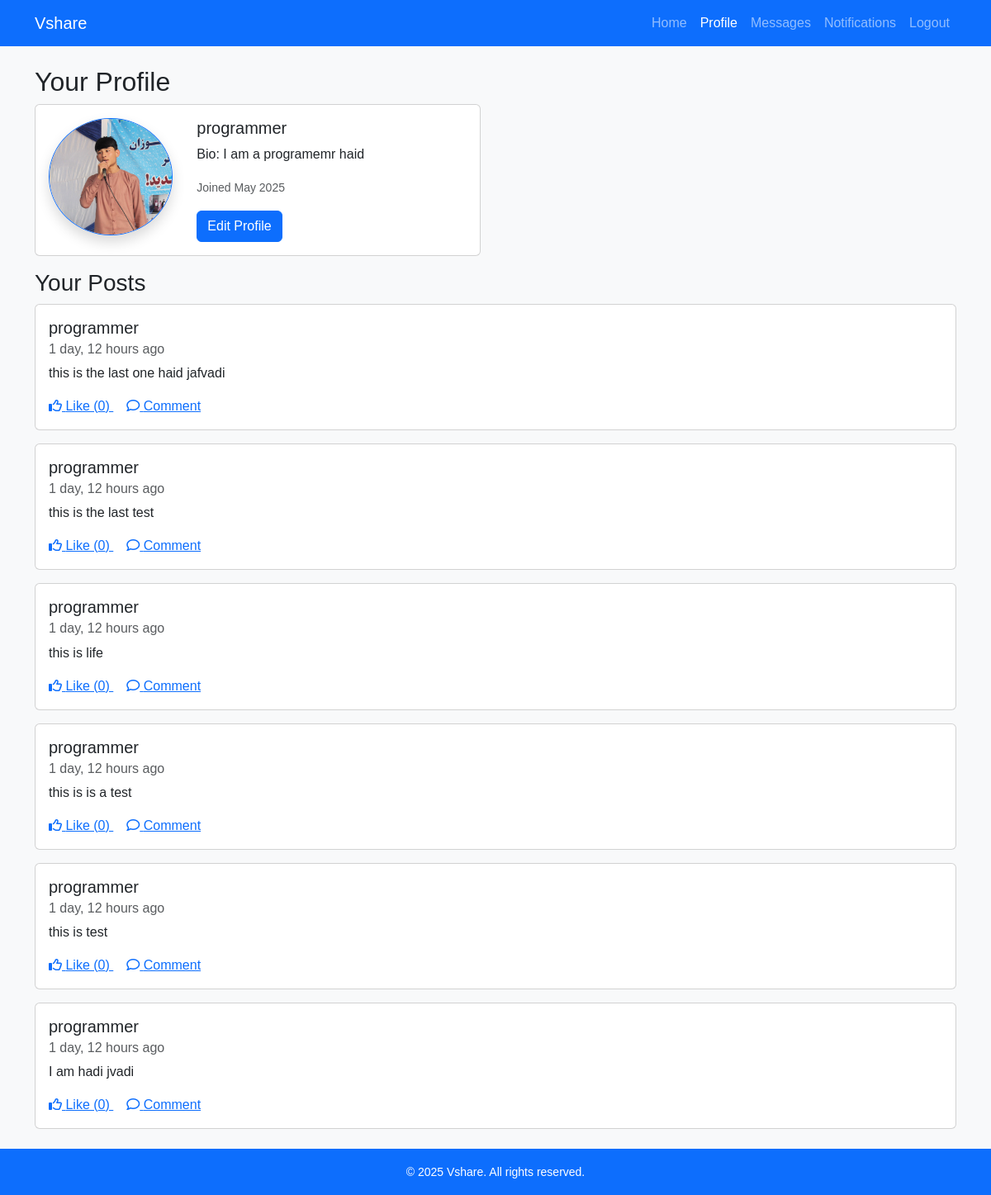
/profile/ (signed in), run on the app's committed database.
### main/models.py (models this page shows, shortened)
class UserProfile(models.Model):
    user = models.OneToOneField(User, on_delete=models.CASCADE, related_name='profile')
    bio = models.TextField(blank=True)
    joined = models.DateTimeField(auto_now_add=True)
    profile_image = models.ImageField(upload_to='profile_images/', blank=True, null=True)

### main/models_post_like_fixed.py (models this page shows, shortened)
class Post(models.Model):
    author = models.ForeignKey(User, on_delete=models.CASCADE, related_name='posts')
    content = models.TextField()
    created_at = models.DateTimeField(auto_now_add=True)
    likes = models.ManyToManyField(User, related_name='liked_posts', blank=True)
    def total_likes(self):
        return self.likes.count()

### main/views_post_like.py (the view)
# urls.py: path('profile/', views_post_like.profile, name='profile'),
@login_required
def profile(request):
    user = request.user
    try:
        profile = user.profile
    except UserProfile.DoesNotExist:
        profile = None
    posts = Post.objects.filter(author=user).order_by('-created_at')
    for post in posts:
        post.user_has_liked = post.likes.filter(id=user.id).exists()
    return render(request, 'profile.html', {'profile': profile, 'posts': posts})

### main/context_processors.py (called while the page is built)
def unread_message_count(request):
    if request.user.is_authenticated:
        count = Message.objects.filter(receiver=request.user, is_read=False).count()
    else:
        count = 0
    return {'unread_message_count': count}

### templates/profile.html (shortened to what this page needs)
{% extends "base.html" %}
{% block content %}
    <h2>Your Profile</h2>
    <div class="card mb-3" style="max-width: 540px;">
        <div class="row g-0">
            <div class="col-md-4 text-center">
                {% if profile and profile.profile_image %}
                    <img src="{{ profile.profile_image.url }}" alt="User Avatar" class="img-fluid rounded-circle m-3 border border-primary shadow" style="max-width: 150px; height: auto;" />
                {% else %}
                    <img src="https://via.placeholder.com/150" alt="User Avatar" class="img-fluid rounded-circle m-3 border border-primary shadow" style="max-width: 150px; height: auto;" />
                {% endif %}
            </div>
            <div class="col-md-8">
                <div class="card-body">
                    <h5 class="card-title">{{ user.username }}</h5>
                    <p class="card-text">Bio: {{ profile.bio|default:"No bio available." }}</p>
                    <p class="card-text"><small class="text-muted">Joined {{ profile.joined|date:"F Y" }}</small></p>
                    <a href="{% url 'profile_edit' %}" class="btn btn-primary">Edit Profile</a>
                </div>
            </div>
        </div>
    </div>
    <h3>Your Posts</h3>
    <div>
        {% for post in posts %}
        <div class="post card mb-3" data-post-id="{{ post.id }}">
            <div class="card-body">
                <h5 class="card-title">{{ post.author.username }}</h5>
                <h6 class="card-subtitle mb-2 text-muted">{{ post.created_at|timesince }} ago</h6>
                <p class="card-text">{{ post.content }}</p>
<a href="#" class="card-link like-button" data-liked="{{ post.user_has_liked }}">
                    <i class="fa-regular fa-thumbs-up"></i> Like (<span class="like-count">{{ post.total_likes }}</span>)
</a>
                <a href="#" class="card-link"><i class="fa-regular fa-comment"></i> Comment</a>
            </div>
        </div>
        {% empty %}
        <p>You have not posted anything yet.</p>
        {% endfor %}
    </div>
{% endblock %}

### static/styles.css (style rules this page uses)
body { font-family: Arial, sans-serif; background-color: #f8f9fa; margin: 0; padding: 0; }

### data on the page
UserProfile: profile_image (picture), bio "I am a programemr haid", joined "May 2025"
Post: author.username "programmer", created_at "1 day, 12 hours", content "this is the last one haid jafvadi", total_likes "0"
Post: author.username "programmer", created_at "1 day, 12 hours", content "this is the last test", total_likes "0"
Post: author.username "programmer", created_at "1 day, 12 hours", content "this is life", total_likes "0"
Post: author.username "programmer", created_at "1 day, 12 hours", content "this is is a test", total_likes "0"
Post: author.username "programmer", created_at "1 day, 12 hours", content "this is test", total_likes "0"
Post: author.username "programmer", created_at "1 day, 12 hours", content "I am hadi jvadi", total_likes "0"

### other printed values
{{ user.username }} "programmer"
